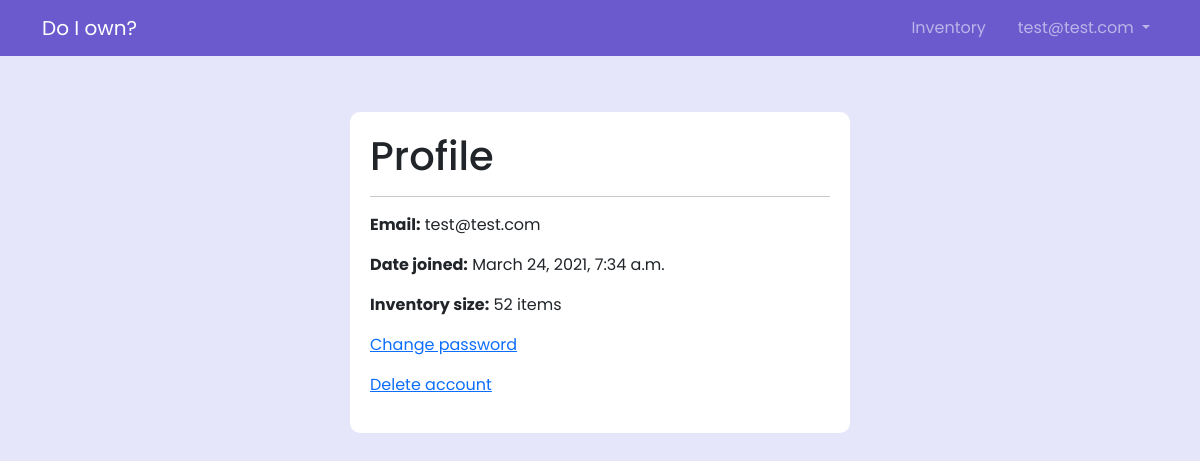
Before: /accounts/profile/ (signed in) with the older database file.
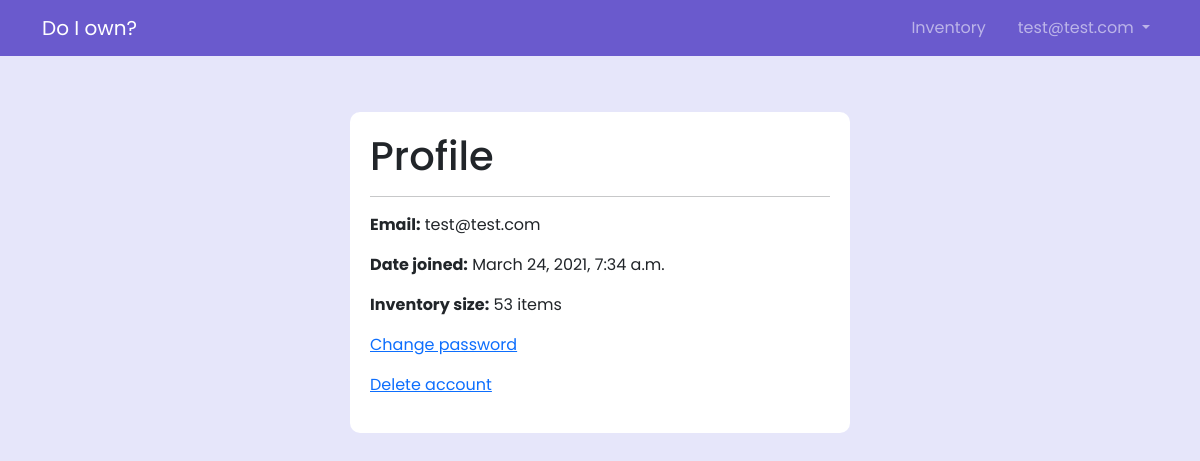
After: the same page with the newer database file.
### accounts/models.py (models this page shows, shortened)
class EmailUser(AbstractUser):
    username = None
    email = models.EmailField(_('email address'), unique=True)
    USERNAME_FIELD = 'email'
    REQUIRED_FIELDS = []
    objects = EmailUserManager()

### accounts/views.py (the view)
# urls.py: path('profile/', views.ProfileView.as_view(), name='profile'),
@method_decorator(login_required, name='dispatch')
class ProfileView(TemplateView):
    template_name = 'registration/profile.html'

### templates/registration/profile.html
{% extends "base.html" %}
{% block content %}
  <div class="custom-card mx-auto mt-5 max-w-medium">
    <h1>Profile</h1>
    <hr>
    <p><b>Email:</b> {{ user.email }}</p>
    <p><b>Date joined:</b> {{ user.date_joined }}</p>
    <p><b>Inventory size:</b> {{ user.items.count }} items</p>
    <p><a href="{% url 'password_change' %}">Change password</a></p>
    <p><a href="{% url 'delete_confirm' %}">Delete account</a></p>
  </div>
{% endblock content %}

### templates/nav.html (shortened to what this page needs)
<nav class="navbar navbar-expand-sm navbar-dark">
  <div class="container">
    <a class="navbar-brand" href="/">Do I own?</a>
    <div class="collapse navbar-collapse" id="navbarNavDropdown">
      <ul class="navbar-nav ms-auto">
        {% if user.is_authenticated %}
          <li class="nav-item px-3">
            <a class="nav-link" href="{% url 'inventory' %}">Inventory</a>
          </li>
          <li class="nav-item dropdown">
            <a class="nav-link dropdown-toggle" href="#" id="navbarDropdownMenuLink" role="button" data-bs-toggle="dropdown" aria-expanded="false">
              {{ user.email }}
            </a>
          </li>
        {% endif %}
      </ul>
    </div>
  </div>
</nav>

Changed rows visible on the page:
changed EmailUser "test@test.com": items.count "52" → "53"
